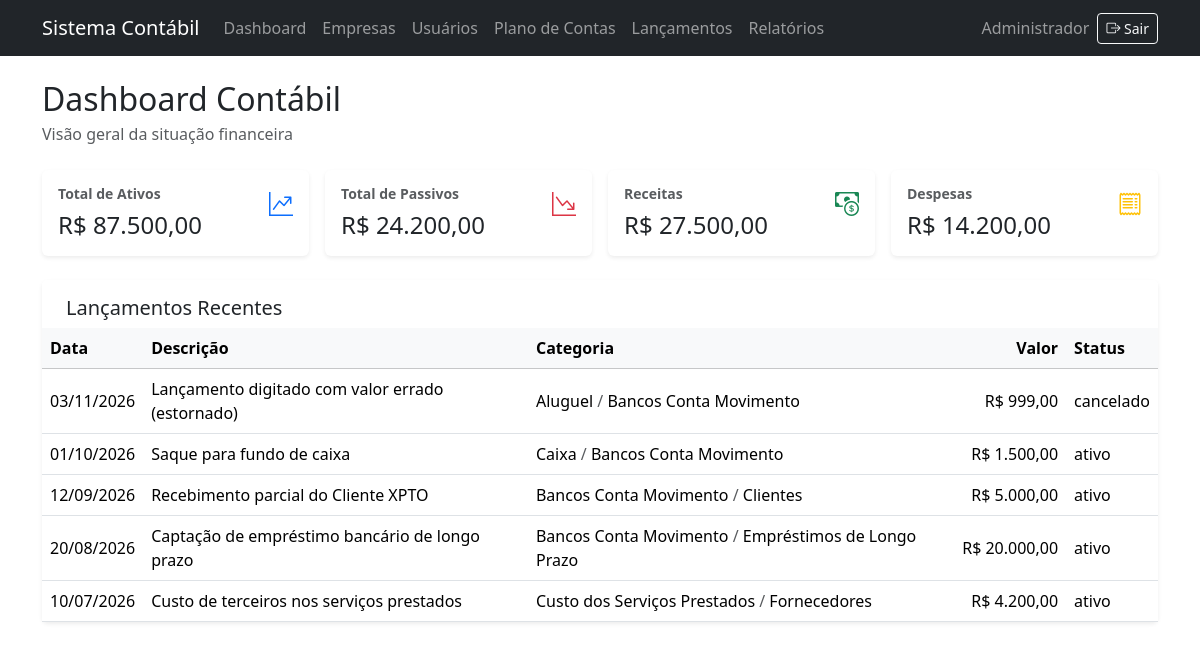
Page /dashboard.php (signed in) on the committed database.
### tables this page shows
CREATE TABLE IF NOT EXISTS lancamentos (
    id_lancamento     INT UNSIGNED AUTO_INCREMENT PRIMARY KEY,
    id_empresa        INT UNSIGNED NOT NULL,
    id_exercicio      INT UNSIGNED NOT NULL,
    data              DATE NOT NULL,
    historico         VARCHAR(255) NOT NULL,
    documento         VARCHAR(60) NULL,
    valor             DECIMAL(15, 2) NOT NULL,
    id_conta_debito   INT UNSIGNED NOT NULL,
    id_conta_credito  INT UNSIGNED NOT NULL,
    id_centro_custo   INT UNSIGNED NULL,
    id_usuario        INT UNSIGNED NOT NULL,
    status            ENUM('ativo', 'cancelado') NOT NULL DEFAULT 'ativo',
    KEY idx_lancamentos_empresa_exercicio (id_empresa, id_exercicio, data),
    CONSTRAINT fk_lanc_empresa   FOREIGN KEY (id_empresa)       REFERENCES empresas (id_empresa),
    CONSTRAINT fk_lanc_exercicio FOREIGN KEY (id_exercicio)     REFERENCES exercicios (id_exercicio),
    CONSTRAINT fk_lanc_debito    FOREIGN KEY (id_conta_debito)  REFERENCES contas_contabeis (id_conta),
    CONSTRAINT fk_lanc_credito   FOREIGN KEY (id_conta_credito) REFERENCES contas_contabeis (id_conta),
    CONSTRAINT fk_lanc_centro    FOREIGN KEY (id_centro_custo)  REFERENCES centros_custo (id_centro),
    CONSTRAINT fk_lanc_usuario   FOREIGN KEY (id_usuario)       REFERENCES usuarios (id_usuario),
    CONSTRAINT ck_lanc_valor     CHECK (valor > 0),
    CONSTRAINT ck_lanc_contas    CHECK (id_conta_debito <> id_conta_credito)
);

CREATE TABLE IF NOT EXISTS contas_contabeis (
    id_conta       INT UNSIGNED AUTO_INCREMENT PRIMARY KEY,
    id_empresa     INT UNSIGNED NOT NULL,
    codigo         VARCHAR(30) NOT NULL,
    descricao      VARCHAR(160) NOT NULL,
    tipo           ENUM('sintetica', 'analitica') NOT NULL,
    natureza       ENUM('devedora', 'credora') NOT NULL,
    classificacao  ENUM('ativo', 'passivo', 'patrimonio_liquido', 'receita', 'custo', 'despesa') NOT NULL,
    conta_pai      INT UNSIGNED NULL,
    nivel          TINYINT UNSIGNED NOT NULL DEFAULT 1,
    status         ENUM('ativo', 'inativo') NOT NULL DEFAULT 'ativo',
    UNIQUE KEY uk_contas_empresa_codigo (id_empresa, codigo),
    CONSTRAINT fk_contas_empresa FOREIGN KEY (id_empresa) REFERENCES empresas (id_empresa),
    CONSTRAINT fk_contas_pai FOREIGN KEY (conta_pai) REFERENCES contas_contabeis (id_conta)
);

### autoload.php (called while the page is built, shortened)
<?php
spl_autoload_register(static function (string $class): void {
    $prefix = 'App\\';
    $relativeClass = substr($class, strlen($prefix));
    $file = __DIR__
        . DIRECTORY_SEPARATOR . 'src'
        . DIRECTORY_SEPARATOR . str_replace('\\', DIRECTORY_SEPARATOR, $relativeClass)
        . '.php';
});

### src/Core/Auth.php (called while the page is built, shortened)
<?php
final class Auth
{
    private ?EmpresaRepository $empresas;
    public function __construct(
        ?UsuarioRepository $usuarios = null,
        ?EmpresaRepository $empresas = null
    ) {
        $this->empresas = $empresas;
    }
    public function empresaId(): ?int
    {
        $empresaId = $_SESSION['empresa_id'] ?? null;
        foreach (($this->empresas ??= new EmpresaRepository())->ativas() as $empresa) {
            if (isset($empresa['id_empresa']) && is_numeric($empresa['id_empresa'])) {
                $id = (int) $empresa['id_empresa'];
                if ($id > 0) {
                    return $id;
                }
            }
        }
        return null;
    }
}

### config/config.php (called while the page is built, shortened)
<?php
$appDebug = getenv('APP_DEBUG');

### src/Core/Database.php (called while the page is built, shortened)
<?php
require_once dirname(__DIR__, 2) . DIRECTORY_SEPARATOR . 'config'
    . DIRECTORY_SEPARATOR . 'config.php';
final class Database
{
    private static ?self $instance = null;
    private PDO $connection;
    private function __construct()
    {
        $dsn = 'mysql:host=' . DB_HOST
            . ';port=' . DB_PORT
            . ';dbname=' . DB_NAME
            . ';charset=' . DB_CHARSET;
        $opcoes = [
            PDO::ATTR_ERRMODE => PDO::ERRMODE_EXCEPTION,
            PDO::ATTR_DEFAULT_FETCH_MODE => PDO::FETCH_ASSOC,
            PDO::ATTR_EMULATE_PREPARES => false,
        ];
        try {
            $this->connection = new PDO($dsn, DB_USER, DB_PASS, $opcoes);
        } catch (PDOException $exception) {
            throw new RuntimeException(
                'Não foi possível conectar ao banco de dados. Verifique as configurações e tente novamente.',
                0,
                $exception
            );
        }
    }
    public static function getInstance(): self
    {
        if (self::$instance === null) {
            self::$instance = new self();
        }
        return self::$instance;
    }
    public function getConnection(): PDO
    {
        return $this->connection;
    }
}

### src/Repository/EmpresaRepository.php (called while the page is built, shortened)
<?php
final class EmpresaRepository
{
    private PDO $conexao;
    public function __construct()
    {
        $this->conexao = Database::getInstance()->getConnection();
    }
    public function ativas(): array
    {
        $statement = $this->conexao->prepare(
            'SELECT id_empresa, razao_social, nome_fantasia, cnpj, endereco,
                    regime_tributario, responsavel, status
             FROM empresas
             WHERE status = :status'
        );
        $statement->execute(['status' => 'ativo']);
        return $statement->fetchAll(PDO::FETCH_ASSOC);
    }
}

### src/Repository/ExercicioRepository.php (called while the page is built, shortened)
<?php
final class ExercicioRepository
{
    private PDO $conexao;
    public function __construct()
    {
        $this->conexao = Database::getInstance()->getConnection();
    }
    public function buscarAbertoPorEmpresa(int $id_empresa): ?array
    {
        $statement = $this->conexao->prepare(
            "SELECT id_exercicio, id_empresa, ano, data_inicio, data_fim, status
             FROM exercicios
             WHERE id_empresa = :empresa
               AND status = 'aberto'
             ORDER BY ano DESC
             LIMIT 1"
        );
        $statement->execute(['empresa' => $id_empresa]);
        $exercicio = $statement->fetch(PDO::FETCH_ASSOC);
        return $exercicio === false ? null : $exercicio;
    }
}

### src/Repository/RelatorioRepository.php (called while the page is built, shortened)
<?php
final class RelatorioRepository
{
    private PDO $conexao;
    public function __construct()
    {
        $this->conexao = Database::getInstance()->getConnection();
    }
    public function obterResumoDashboard(int $id_empresa, int $id_exercicio): array
    {
        $statement = $this->conexao->prepare($sql);
        $statement->execute([
            'empresa_debito' => $id_empresa,
            'exercicio_debito' => $id_exercicio,
            'status_debito' => 'ativo',
            'empresa_credito' => $id_empresa,
            'exercicio_credito' => $id_exercicio,
            'status_credito' => 'ativo',
            'empresa_conta' => $id_empresa,
        ]);
        $resumo = $statement->fetch(PDO::FETCH_ASSOC);
        return [
            'total_ativos' => (string) ($resumo['total_ativos'] ?? '0.00'),
            'total_passivos' => (string) ($resumo['total_passivos'] ?? '0.00'),
            'total_receitas' => (string) ($resumo['total_receitas'] ?? '0.00'),
            'total_despesas' => (string) ($resumo['total_despesas'] ?? '0.00'),
        ];
    }
}

### src/Repository/LancamentoRepository.php (called while the page is built, shortened)
<?php
final class LancamentoRepository
{
    private PDO $conexao;
    public function __construct()
    {
        $this->conexao = Database::getInstance()->getConnection();
    }
    public function listarRecentesPorEmpresaEExercicio(int $id_empresa, int $id_exercicio): array
    {
        $statement = $this->conexao->prepare(
            'SELECT l.id_lancamento, l.data, l.historico, l.documento, l.valor, l.status,
                    debito.descricao AS descricao_conta_debito,
                    credito.descricao AS descricao_conta_credito
             FROM lancamentos AS l
             INNER JOIN contas_contabeis AS debito
                ON debito.id_conta = l.id_conta_debito
             INNER JOIN contas_contabeis AS credito
                ON credito.id_conta = l.id_conta_credito
             WHERE l.id_empresa = :id_empresa
               AND l.id_exercicio = :id_exercicio
             ORDER BY l.data DESC, l.id_lancamento DESC
             LIMIT 5'
        );
        $statement->execute([
            'id_empresa' => $id_empresa,
            'id_exercicio' => $id_exercicio,
        ]);
        return $statement->fetchAll(PDO::FETCH_ASSOC);
    }
}

### dashboard.php (the view, shortened to what this page needs)
<?php
require_once __DIR__ . DIRECTORY_SEPARATOR . 'autoload.php';
$auth = new App\Core\Auth();
$auth->exigirLogin();
$idEmpresa = $auth->empresaId();
$exercicioAtual = $idEmpresa === null
    ? null
    : (new App\Repository\ExercicioRepository())->buscarAbertoPorEmpresa($idEmpresa);
$idExercicio = (int) ($exercicioAtual['id_exercicio'] ?? 0);
$relatorioRepository = new App\Repository\RelatorioRepository();
$lancamentoRepository = new App\Repository\LancamentoRepository();
$resumo = $idEmpresa === null
    ? [
        'total_ativos' => '0.00',
        'total_passivos' => '0.00',
        'total_receitas' => '0.00',
        'total_despesas' => '0.00',
    ]
    : $relatorioRepository->obterResumoDashboard($idEmpresa, $idExercicio);
$lancamentosRecentes = $idEmpresa === null
    ? []
    : $lancamentoRepository->listarRecentesPorEmpresaEExercicio($idEmpresa, $idExercicio);
$formatarValor = static function (mixed $valor): string {
    return is_numeric($valor)
        ? 'R$ ' . number_format((float) $valor, 2, ',', '.')
        : 'R$ 0,00';
};
$formatarData = static function (mixed $valor): string {
    if (!is_string($valor) || $valor === '') {
        return '';
    }
    $dataTexto = substr($valor, 0, 10);
    $data = DateTimeImmutable::createFromFormat('!Y-m-d', $dataTexto);
    return $data !== false && $data->format('Y-m-d') === $dataTexto
        ? $data->format('d/m/Y')
        : $valor;
};
require_once __DIR__ . DIRECTORY_SEPARATOR . 'includes'
    . DIRECTORY_SEPARATOR . 'header.php';
$resumos = [
    ['titulo' => 'Total de Ativos', 'valor' => $formatarValor($resumo['total_ativos']), 'icone' => 'bi-graph-up-arrow', 'cor' => 'primary'],
    ['titulo' => 'Total de Passivos', 'valor' => $formatarValor($resumo['total_passivos']), 'icone' => 'bi-graph-down-arrow', 'cor' => 'danger'],
    ['titulo' => 'Receitas', 'valor' => $formatarValor($resumo['total_receitas']), 'icone' => 'bi-cash-coin', 'cor' => 'success'],
    ['titulo' => 'Despesas', 'valor' => $formatarValor($resumo['total_despesas']), 'icone' => 'bi-receipt', 'cor' => 'warning'],
];
?>
<div class="d-flex flex-column flex-md-row justify-content-between align-items-md-center gap-2 mb-4">
    <div>
        <h1 class="h2 mb-1">Dashboard Contábil</h1>
        <p class="text-body-secondary mb-0">Visão geral da situação financeira</p>
    </div>
</div>
<section class="row g-3 mb-4" aria-label="Resumo financeiro">
    <?php foreach ($resumos as $resumo): ?>
        <div class="col-12 col-sm-6 col-xl-3">
            <article class="card h-100 border-0 shadow-sm">
                <div class="card-body d-flex justify-content-between align-items-start">
                    <div>
                        <h2 class="small text-body-secondary fw-semibold mb-2">
                            <?= htmlspecialchars($resumo['titulo'], ENT_QUOTES | ENT_SUBSTITUTE, 'UTF-8') ?>
                        </h2>
                        <p class="h4 mb-0">
                            <?= htmlspecialchars($resumo['valor'], ENT_QUOTES | ENT_SUBSTITUTE, 'UTF-8') ?>
                        </p>
                    </div>
                    <span class="text-<?= htmlspecialchars($resumo['cor'], ENT_QUOTES | ENT_SUBSTITUTE, 'UTF-8') ?> fs-4" aria-hidden="true">
                        <i class="bi <?= htmlspecialchars($resumo['icone'], ENT_QUOTES | ENT_SUBSTITUTE, 'UTF-8') ?>"></i>
                    </span>
                </div>
            </article>
        </div>
    <?php endforeach; ?>
</section>
<section class="card border-0 shadow-sm" aria-labelledby="lancamentosRecentes">
    <div class="card-header bg-white border-0 pt-3 px-3 px-md-4">
        <h2 class="h5 mb-0" id="lancamentosRecentes">Lançamentos Recentes</h2>
    </div>
    <div class="card-body p-0">
        <div class="table-responsive">
            <table class="table table-hover align-middle mb-0">
                <thead class="table-light">
                    <tr>
                        <th scope="col">Data</th>
                        <th scope="col">Descrição</th>
                        <th scope="col">Categoria</th>
                        <th scope="col" class="text-end">Valor</th>
                        <th scope="col">Status</th>
                    </tr>
                </thead>
                <tbody>
                    <?php if ($lancamentosRecentes === []): ?>
                        <tr>
                            <td colspan="5" class="text-center text-body-secondary py-4">
                                Nenhum lançamento recente para exibir.
                            </td>
                        </tr>
                    <?php else: ?>
                        <?php foreach ($lancamentosRecentes as $lancamento): ?>
                            <tr>
                                <td><?= htmlspecialchars($formatarData($lancamento['data'] ?? null), ENT_QUOTES | ENT_SUBSTITUTE, 'UTF-8') ?></td>
                                <td><?= htmlspecialchars((string) ($lancamento['historico'] ?? ''), ENT_QUOTES | ENT_SUBSTITUTE, 'UTF-8') ?></td>
                                <td>
                                    <?= htmlspecialchars((string) ($lancamento['descricao_conta_debito'] ?? ''), ENT_QUOTES | ENT_SUBSTITUTE, 'UTF-8') ?>
                                    <span class="text-body-secondary">/</span>
                                    <?= htmlspecialchars((string) ($lancamento['descricao_conta_credito'] ?? ''), ENT_QUOTES | ENT_SUBSTITUTE, 'UTF-8') ?>
                                </td>
                                <td class="text-end text-nowrap">
                                    <?= htmlspecialchars($formatarValor($lancamento['valor'] ?? null), ENT_QUOTES | ENT_SUBSTITUTE, 'UTF-8') ?>
                                </td>
                                <td><?= htmlspecialchars((string) ($lancamento['status'] ?? ''), ENT_QUOTES | ENT_SUBSTITUTE, 'UTF-8') ?></td>
                            </tr>
                        <?php endforeach; ?>
                    <?php endif; ?>
                </tbody>
            </table>
        </div>
    </div>
</section>
<?php
require_once __DIR__ . DIRECTORY_SEPARATOR . 'includes'
    . DIRECTORY_SEPARATOR . 'footer.php';

### rows in the picture
lancamentos: data "03/11/2026", historico "Lançamento digitado com valor errado (estornado)", id_conta_debito.descricao "Aluguel", id_conta_credito.descricao "Bancos Conta Movimento", valor "R$ 999,00", status "cancelado"
lancamentos: data "01/10/2026", historico "Saque para fundo de caixa", id_conta_debito.descricao "Caixa", id_conta_credito.descricao "Bancos Conta Movimento", valor "R$ 1.500,00", status "ativo"
lancamentos: data "12/09/2026", historico "Recebimento parcial do Cliente XPTO", id_conta_debito.descricao "Bancos Conta Movimento", id_conta_credito.descricao "Clientes", valor "R$ 5.000,00", status "ativo"
lancamentos: data "20/08/2026", historico "Captação de empréstimo bancário de longo prazo", id_conta_debito.descricao "Bancos Conta Movimento", id_conta_credito.descricao "Empréstimos de Longo Prazo", valor "R$ 20.000,00", status "ativo"
lancamentos: data "10/07/2026", historico "Custo de terceiros nos serviços prestados", id_conta_debito.descricao "Custo dos Serviços Prestados", id_conta_credito.descricao "Fornecedores", valor "R$ 4.200,00", status "ativo"

### other values in the picture
$escapar(APP_NAME) "Sistema Contábil"
$escapar($usuarioAtual['nome']) "Administrador"
$resumo['titulo'] "Total de Ativos"
$resumo['valor'] "R$ 87.500,00"
$resumo['titulo'] "Total de Passivos"
$resumo['valor'] "R$ 24.200,00"
$resumo['titulo'] "Receitas"
$resumo['valor'] "R$ 27.500,00"
$resumo['titulo'] "Despesas"
$resumo['valor'] "R$ 14.200,00"
